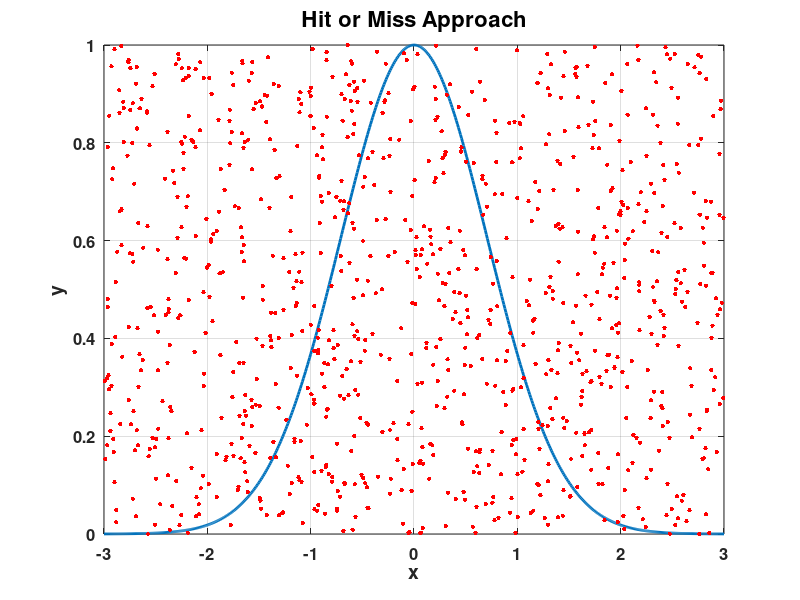

Write MATLAB code to recreate this figure.
% mc_hit_or_miss_schematic.m

clear
clc
close all

f = @(t) exp(-t.^2);

N = 1000;

xMin = -3;
xMax = 3;
yMin = 0;
yMax = 1;

trialArea = (xMax - xMin)*(yMax - yMin);

xt = xMin + (xMax - xMin).*rand(N,1);
yt = yMin + (yMax - yMin).*rand(N,1);

x = xMin:.01:xMax;

figure
plot(x,f(x),'linewidth',2);
hold on
plot(xt,yt,'.r','markersize',10);
set(gca,'fontsize',12,'fontweight','bold');
title('Hit or Miss Approach','fontsize',16,'fontweight','bold');
xlabel('x','fontsize',14,'fontweight','bold');
ylabel('y','fontsize',14,'fontweight','bold');
grid on
